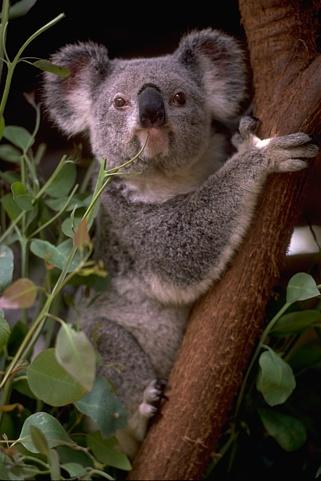
%> input picture Assignment 4/69015.jpg, 321 x 481 px
$ octave Question2.m   (GNU Octave 9; MATLAB toolbox functions it lacks are replaced by stand-ins)
%> lines starting %> are read from the running program, lines starting %| are printed output that depends on the picture
%% EECE5644 - Assignment 4 Question 2
% GMM-Based Color Image Segmentation with Cross-Validation
clear; close all; clc;

%% Load and Preprocess Image
img = imread('69015.jpg');
%> img is the input picture: size 481x321x3 uint8; mean R, G, B 71.1, 59.5, 47.2

fprintf('Image loaded successfully.\n');
fprintf('Image size: %d x %d x %d\n', size(img, 1), size(img, 2), size(img, 3));
%| Image size: 481 x 321 x 3

% Downsample if image is too large
max_dim = 200; % Maximum dimension
[h, w, ~] = size(img);
%> h = 481; w = 321
if max(h, w) > max_dim
    scale_factor = max_dim / max(h, w);
%> scale_factor = 0.416
    img = imresize(img, scale_factor);
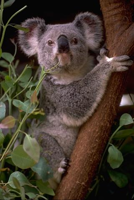
%> img: size 200x134x3 uint8; mean R, G, B 71.1, 59.5, 47.2
    fprintf('Image downsampled to: %d x %d (scale factor: %.2f)\n', ...
        size(img, 1), size(img, 2), scale_factor);
%| Image downsampled to: 200 x 134 (scale factor: 0.42)
end

% Display original image
figure('Position', [100, 100, 1200, 400]);
subplot(1, 3, 1);
imshow(img);
title('Original Image', 'FontSize', 12, 'FontWeight', 'bold');

%% Create 5-Dimensional Feature Vectors
fprintf('\nCreating 5-dimensional feature vectors\n');

[h, w, c] = size(img);
%> h = 200; w = 134; c = 3
n_pixels = h * w;
%> n_pixels = 26800

% Initialize feature matrix: [row, col, R, G, B]
features = zeros(n_pixels, 5);

% Create pixel coordinates and color values
[col_idx, row_idx] = meshgrid(1:w, 1:h);
features(:, 1) = row_idx(:);        % Row index
features(:, 2) = col_idx(:);        % Column index
temp_red = double(img(:, :, 1));
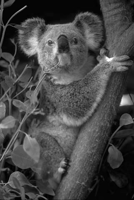
%> temp_red: size 200x134 double; min 0, max 255, mean 71.1
features(:, 3) = temp_red(:); % Red channel
features(:, 3) = features(:, 3);
temp_green = double(img(:, :, 2));
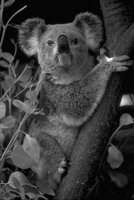
%> temp_green: size 200x134 double; min 0, max 255, mean 59.5
features(:, 4) = temp_green(:); % Green channel
features(:, 4) = features(:, 4);
temp_blue = double(img(:, :, 3));
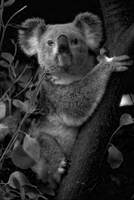
%> temp_blue: size 200x134 double; min 0, max 255, mean 47.2
features(:, 5) = temp_blue(:); % Blue channel
features(:, 5) = features(:, 5);

fprintf('Feature matrix created: %d pixels x 5 features\n', n_pixels);
%| Feature matrix created: 26800 pixels x 5 features

% Normalize each feature to [0, 1]
fprintf('Normalizing features to [0, 1]...\n');
for i = 1:5
    min_val = min(features(:, i));
    max_val = max(features(:, i));
    if max_val > min_val
        features(:, i) = (features(:, i) - min_val) / (max_val - min_val);
    end
end
%> this loop made 5 passes
%> (min_val, max_val) on passes 1 to 5: (1, 200), (1, 134), (0, 255), (0, 255), (0, 255)

fprintf('Features normalized. All feature vectors fit in 5D unit hypercube.\n');

%% Model Order Selection using K-Fold Cross-Validation

K_folds = 5; % Use 5-fold CV
M_candidates = 2:8; % Test 2 to 8 components
n_replicates = 3; % Number of random initializations for GMM fitting

fprintf('K-fold cross-validation: %d folds\n', K_folds);
fprintf('Candidate model orders: %d to %d components\n', M_candidates(1), M_candidates(end));
fprintf('GMM fitting replicates: %d\n\n', n_replicates);

% Perform cross-validation
cv_log_likelihoods = zeros(length(M_candidates), 1);
%> (the run ends here)
